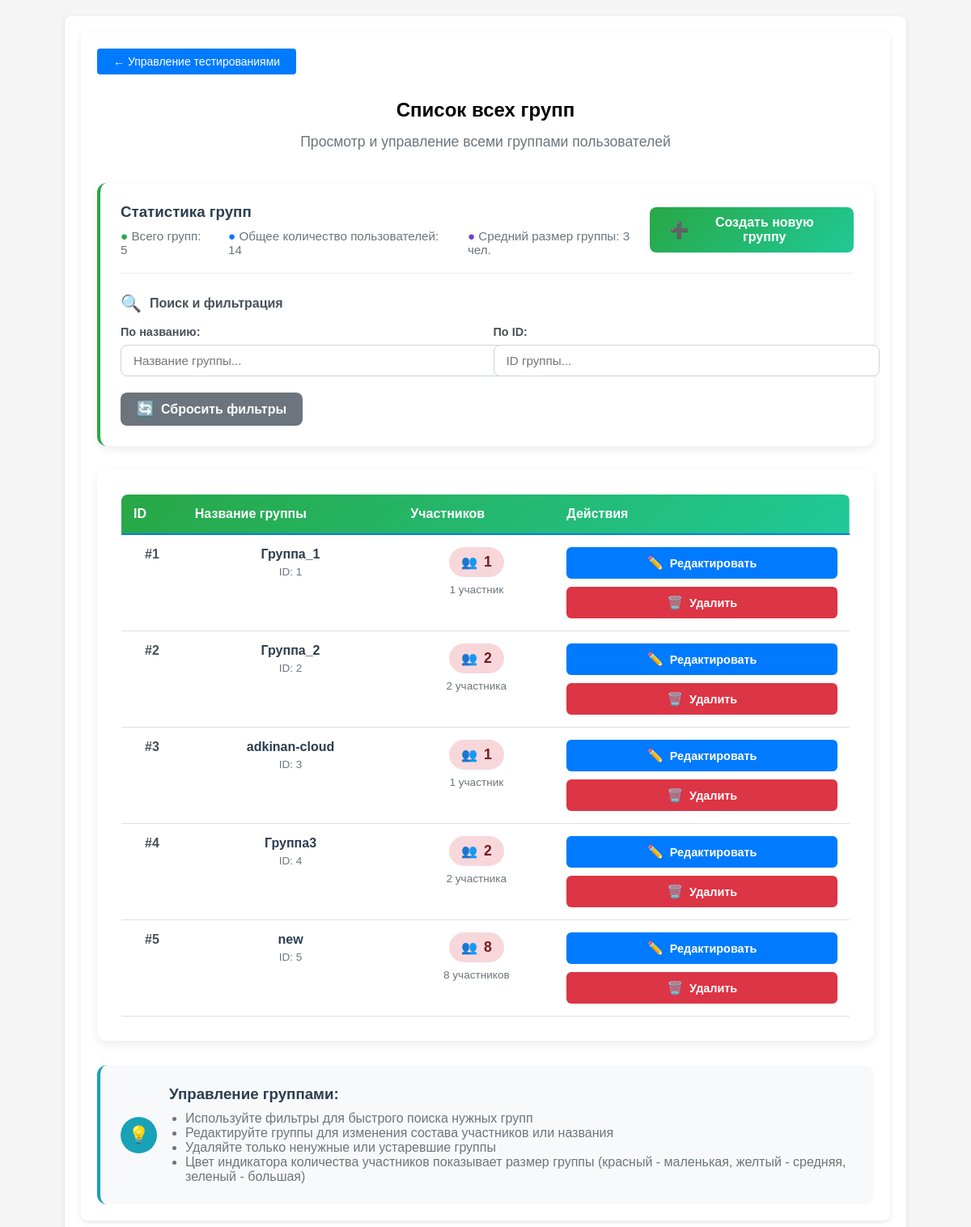
The app's page /dashboard/testing_management/group_list (signed in), older data.
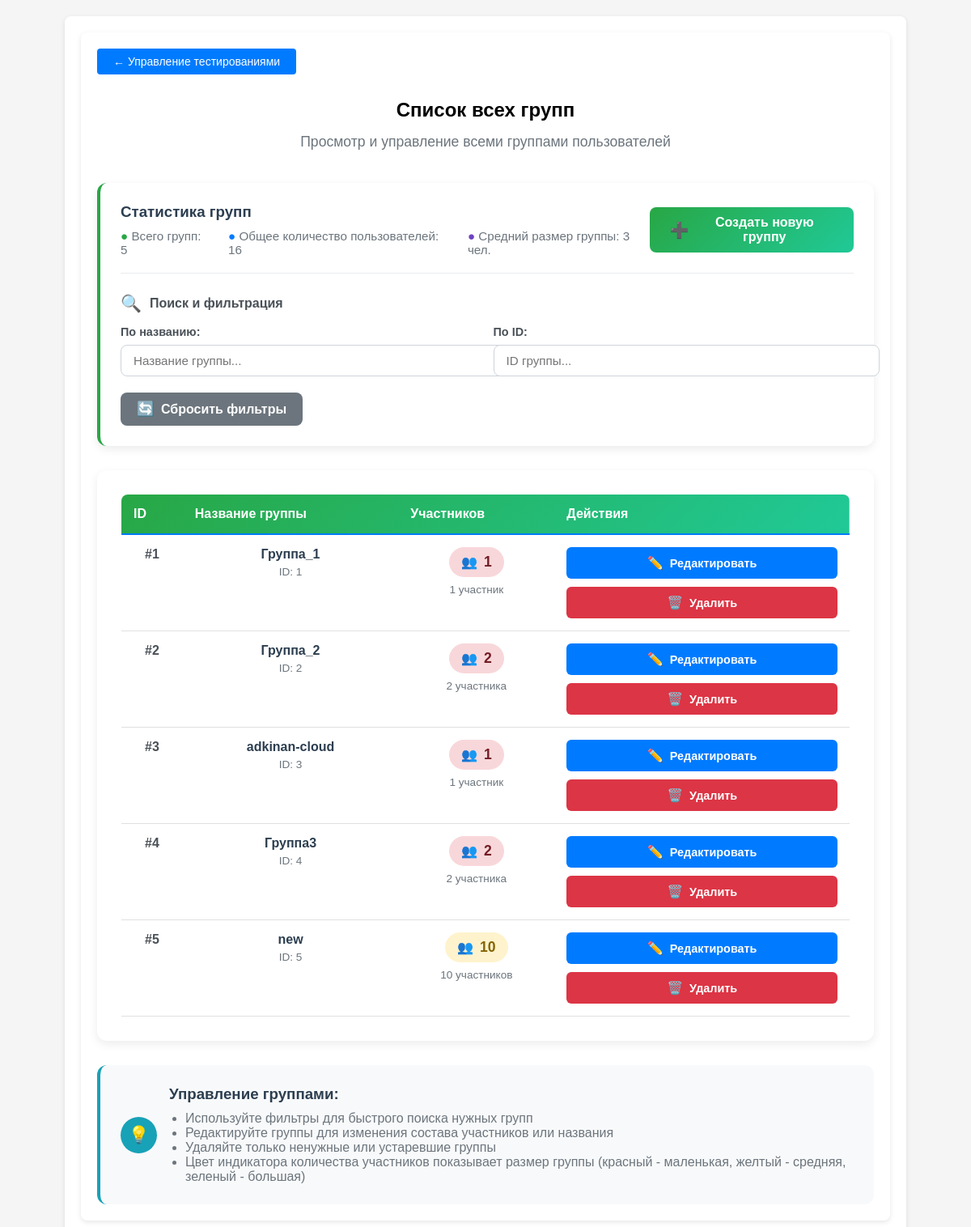
The same page, newer data.
### app.py (models this page shows, shortened)
class Group(db.Model):
    __tablename__ = 'Groups'
    id = db.Column(db.Integer, primary_key=True)
    groupname = db.Column(db.String(64), unique=True, nullable=False)
    users = db.Column(db.JSON, nullable=False)

### app.py (the view)
@app.route('/dashboard/testing_management/group_list')
def group_list():
    if not check_privileges():
        return redirect(url_for('ErAuth'))
    groups = Group.query.order_by(Group.id).all()
    return render_template(mgn + 'group_list.html', groups=groups)

### app.py (called while the page is built)
@login_manager.user_loader
def load_user(user_id):
    return User.query.get(int(user_id))

def check_privileges():
    curent_user = User.query.filter(
        User.username.ilike(
            session.get('curent_user')
        )
    ).first()
    print("DEBUD: curent user is",curent_user)
    print("DEBUG: curent user privileges -",curent_user.is_admin)
    if not curent_user or not curent_user.is_admin:
        return False
    else:
        return True

    def __repr__(self):
        return f'<User {self.username}>'

    @property
    def is_admin(self):
        return self.privileges

### templates/templateM/group_list.html (shortened to what the changed rows need)
{% extends 'base.html' %}
{% block content %}
<section class="hero-section">
    <div class="container">
        <div style="text-align: center; margin-bottom: 40px;">
            <h1 class="hero-title" style="margin-bottom: 15px;">Список всех групп</h1>
        </div>
        <div style="
            background: white;
            border-radius: 12px;
            padding: 25px;
            margin-bottom: 30px;
            box-shadow: 0 4px 12px rgba(0,0,0,0.08);
            border-left: 4px solid #28a745;
        ">
            <div style="
                display: flex;
                justify-content: space-between;
                align-items: center;
                margin-bottom: 25px;
                padding-bottom: 20px;
                border-bottom: 1px solid #e9ecef;
            ">
                <div>
                    <div style="display: flex; gap: 25px; color: #6c757d; font-size: 0.95rem;">
                        <div>
                            <span style="color: #28a745; font-weight: 600;">●</span>
                            Всего групп: {{ groups|length }}
                        </div>
                        <div>
                            <span style="color: #007bff; font-weight: 600;">●</span>
                            Общее количество пользователей: {{ groups|map(attribute='users')|map('length')|sum }}
                        </div>
                        <div>
                            <span style="color: #6f42c1; font-weight: 600;">●</span>
                            Средний размер группы: {{ ((groups|map(attribute='users')|map('length')|sum / groups|length) if groups|length > 0 else 0)|round|int }} чел.
                        </div>
                    </div>
                </div>
            </div>
        </div>
        <div style="
            background: white;
            border-radius: 12px;
            padding: 30px;
            box-shadow: 0 4px 12px rgba(0,0,0,0.08);
            overflow: hidden;
        ">
            <div style="overflow-x: auto;">
                <table style="
                    width: 100%;
                    border-collapse: collapse;
                    min-width: 800px;
                ">
                    <thead>
                        <tr style="
                            background: linear-gradient(135deg, #28a745 0%, #20c997 100%);
                            color: white;
                        ">
                            <th style="padding: 15px; text-align: left; font-weight: 600; border-radius: 8px 0 0 0;">ID</th>
                            <th style="padding: 15px; text-align: left; font-weight: 600;">Название группы</th>
                            <th style="padding: 15px; text-align: left; font-weight: 600;">Участников</th>
                            <th style="padding: 15px; text-align: left; font-weight: 600; border-radius: 0 8px 0 0;">Действия</th>
                        </tr>
                    </thead>
                    <tbody id="groupTableBody">
                        {% for g in groups %}
                        <tr style="
                            border-bottom: 1px solid #e9ecef;
                            transition: all 0.3s ease;
                        "
                        class="group_row"
                        onmouseover="this.style.backgroundColor='#f8f9fa';"
                        onmouseout="this.style.backgroundColor='';">
                            <td style="padding: 15px; font-weight: 600; color: #495057; vertical-align: top;">
                                #{{ g.id }}
                            </td>
                            <td style="padding: 15px; vertical-align: top;">
                                <div style="font-weight: 600; color: #2c3e50; margin-bottom: 5px;">
                                    {{ g.groupname }}
                                </div>
                                <div style="font-size: 0.85rem; color: #6c757d;">
                                    ID: {{ g.id }}
                                </div>
                            </td>
                            <td style="padding: 15px; vertical-align: top;">
                                <div style="
                                    display: inline-flex;
                                    align-items: center;
                                    padding: 8px 15px;
                                    border-radius: 20px;
                                    font-weight: 600;
                                    font-size: 1.1rem;
                                    background-color: {% if g.users|length >= 20 %}#d4edda{% elif g.users|length >= 10 %}#fff3cd{% else %}#f8d7da{% endif %};
                                    color: {% if g.users|length >= 20 %}#155724{% elif g.users|length >= 10 %}#856404{% else %}#721c24{% endif %};
                                    gap: 8px;
                                ">
                                    <span style="font-size: 1rem;">👥</span>
                                    {{ g.users|length }}
                                </div>
                                <div style="margin-top: 8px; font-size: 0.85rem; color: #6c757d;">
                                    {% if g.users|length == 0 %}
                                        <span style="color: #dc3545;">Нет участников</span>
                                    {% elif g.users|length == 1 %}
                                        1 участник
                                    {% elif g.users|length < 5 %}
                                        {{ g.users|length }} участника
                                    {% else %}
                                        {{ g.users|length }} участников
                                    {% endif %}
                                </div>
                            </td>
                            <td style="padding: 15px; vertical-align: top;">
                                <div style="display: flex; flex-direction: column; gap: 10px; min-width: 200px;">
                                    <a
                                        href="{{ url_for('group_edit', group_id=g.id) }}"
                                        style="
                                            display: flex;
                                            align-items: center;
                                            justify-content: center;
                                            gap: 8px;
                                            padding: 10px 15px;
                                            background-color: #007bff;
                                            color: white;
                                            border: none;
                                            border-radius: 6px;
                                            text-decoration: none;
                                            font-weight: 600;
                                            font-size: 0.9rem;
                                            transition: all 0.3s ease;
                                            text-align: center;
                                        "
                                        onmouseover="this.style.backgroundColor='#0056b3'; this.style.transform='translateY(-2px)';"
                                        onmouseout="this.style.backgroundColor='#007bff'; this.style.transform='translateY(0)';"
                                    >
                                        <span style="font-size: 1rem;">✏️</span>
                                        Редактировать
                                    </a>
                                    <form
                                        action="{{ url_for('group_delete', group_id=g.id) }}"
                                        method="post"
                                        style="margin: 0;"
                                        onsubmit="return confirmDelete('{{ g.groupname }}', {{ g.users|length }});"
                                    >
                                        <button
                                            type="submit"
                                            style="
                                                width: 100%;
                                                display: flex;
                                                align-items: center;
                                                justify-content: center;
                                                gap: 8px;
                                                padding: 10px 15px;
                                                background-color: #dc3545;
                                                color: white;
                                                border: none;
                                                border-radius: 6px;
                                                font-weight: 600;
                                                font-size: 0.9rem;
                                                cursor: pointer;
                                                transition: all 0.3s ease;
                                            "
                                            onmouseover="this.style.backgroundColor='#c82333'; this.style.transform='translateY(-2px)';"
                                            onmouseout="this.style.backgroundColor='#dc3545'; this.style.transform='translateY(0)';"
                                        >
                                            <span style="font-size: 1rem;">🗑️</span>
                                            Удалить
                                        </button>
                                    </form>
                                </div>
                            </td>
                        </tr>
                        {% endfor %}
                    </tbody>
                </table>
            </div>
        </div>
    </div>
</section>
{% endblock %}
{% set show_footer = False %}

Row changes from the older to the newer data that the page shows:
changed Group "new": users "[1, 3, 5, 6, 7, 8, 9, 10]" → "[1, 3, 5, 6, 7, 8, 9, 10, 11, 12]" (drawn); users|length "8" → "10"
Text that changed along with them:
{{ groups|map(attribute='users')|map('length')|sum }}: "14" → "16"
